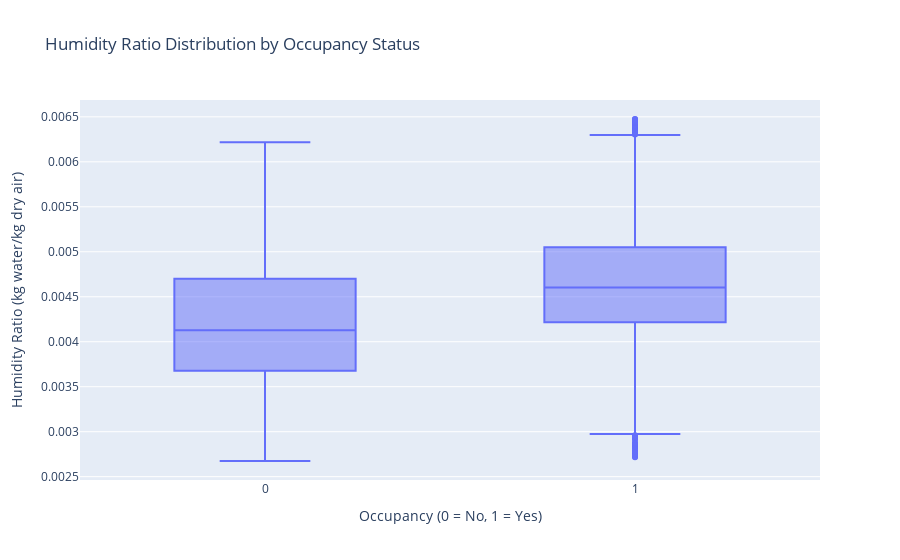

This figure's notebook cell:
### Markdown cell above
## Occupancy vs HumidityRatio

### Code cell
fig = px.box(
    df,
    x='Occupancy',
    y='HumidityRatio',
    title='Humidity Ratio Distribution by Occupancy Status',
    labels={'Occupancy': 'Occupancy (0 = No, 1 = Yes)', 'HumidityRatio': 'Humidity Ratio (kg water/kg dry air)'}
)
fig.show()

### Figure 1 — Plotly figure (JSON) as saved in the notebook; plotly's stock layout.template omitted (floating-point values rounded to 4 significant figures; data arrays with more than 128 entries replaced by an {"elided": "..."} marker saying what was removed)
{"data": [{"alignmentgroup": "True", "hovertemplate": "Occupancy (0 = No, 1 = Yes)=%{x}<br>Humidity Ratio (kg water/kg dry air)=%{y}<extra></extra>", "legendgroup": "", "marker": {"color": "#636efa"}, "name": "", "notched": false, "offsetgroup": "", "orientation": "v", "showlegend": false, "type": "box", "x": {"elided": "20560 int values"}, "x0": " ", "xaxis": "x", "y": {"elided": "20560 float values"}, "y0": " ", "yaxis": "y"}], "layout": {"boxmode": "group", "legend": {"tracegroupgap": 0}, "title": {"text": "Humidity Ratio Distribution by Occupancy Status"}, "xaxis": {"anchor": "y", "domain": [0, 1], "title": {"text": "Occupancy (0 = No, 1 = Yes)"}}, "yaxis": {"anchor": "x", "domain": [0, 1], "title": {"text": "Humidity Ratio (kg water/kg dry air)"}}}}
